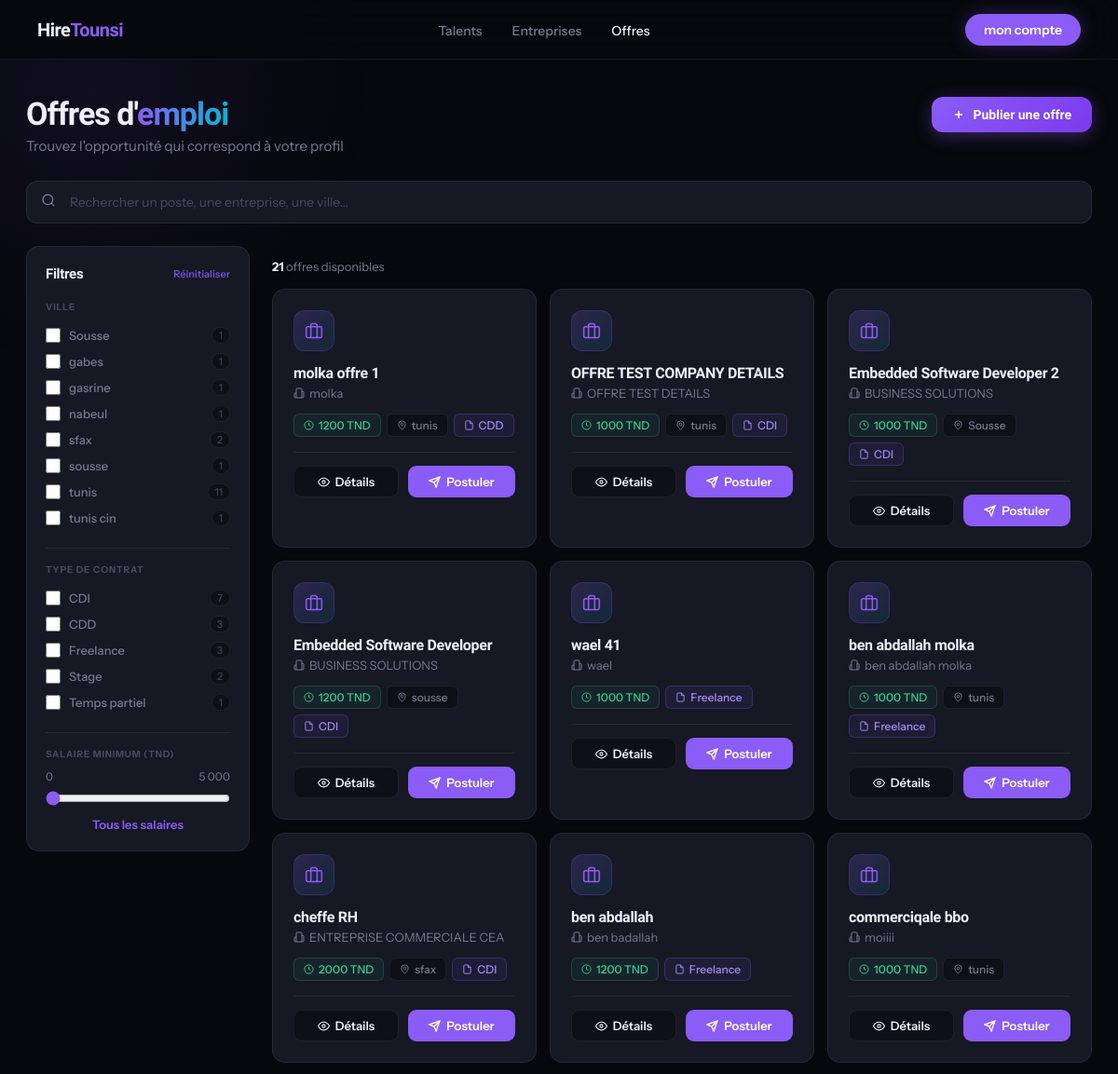
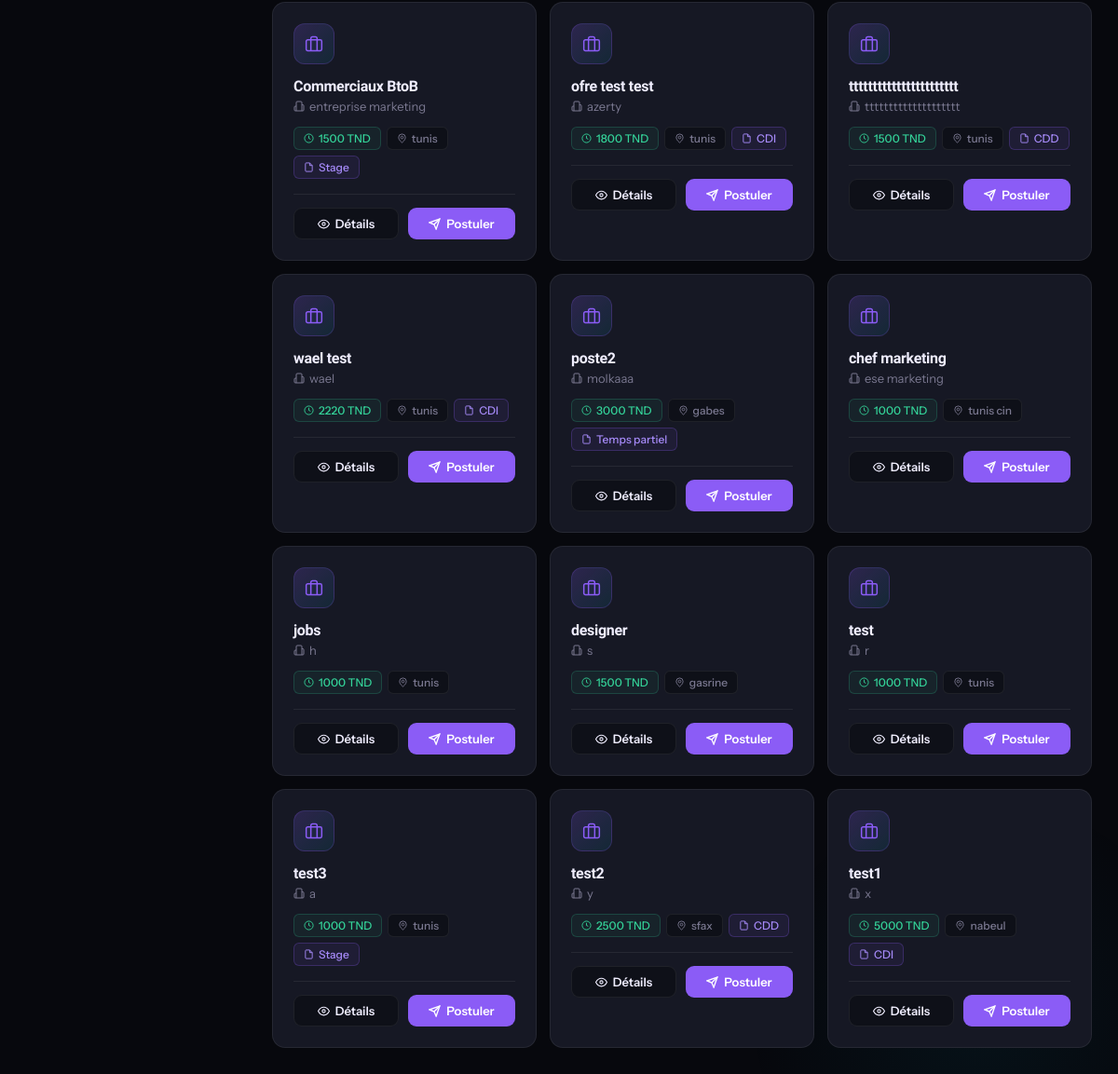
/jobs.php, run on the app's committed database (2 pictures, top to bottom).
### tables this page shows
CREATE TABLE `jobs` (
  `id` int(11) NOT NULL,
  `title` varchar(255) DEFAULT NULL,
  `company` varchar(255) DEFAULT NULL,
  `salary` varchar(100) DEFAULT NULL,
  `salary_max` varchar(100) DEFAULT NULL,
  `city` varchar(100) DEFAULT NULL,
  `description` text DEFAULT NULL,
  `created_at` timestamp NOT NULL DEFAULT current_timestamp(),
  `status` varchar(20) DEFAULT 'pending',
  `user_id` int(11) DEFAULT NULL,
  `contract_type` varchar(50) DEFAULT NULL,
  `category` varchar(100) DEFAULT NULL,
  `experience_level` varchar(100) DEFAULT NULL,
  `recruiter_type` varchar(50) DEFAULT NULL,
  `external_apply` tinyint(1) DEFAULT 0,
  `external_url` text DEFAULT NULL,
  `questions` longtext DEFAULT NULL,
  `company_id` int(11) DEFAULT NULL
);

### jobs.php (the view, shortened to what this page needs)
<?php
include "config.php";
$stmt = $pdo->query("SELECT * FROM jobs WHERE status='approved' ORDER BY id DESC");
$jobs = $stmt->fetchAll();
?>
<!DOCTYPE html>
<html lang="fr">
<head>
</head>
<body>
<nav>
  <a href="index.html" class="nav-logo">Hire<span>Tounsi</span></a>
  <ul class="nav-links">
    <li><a href="talents.php">Talents</a></li>
    <li><a href="companies.php">Entreprises</a></li>
    <li><a href="jobs.php" style="color:var(--text)">Offres</a></li>
  </ul>
  <a href="dashboard.php" class="btn-nav">mon compte</a>
</nav>
<main>
  <div class="page-header">
    <div class="page-header-text">
      <h1>Offres d'<span>emploi</span></h1>
      <p>Trouvez l'opportunité qui correspond à votre profil</p>
    </div>
    <button id="openJobModal" class="btn">
      <svg width="14" height="14" viewBox="0 0 24 24" fill="none" stroke="currentColor" stroke-width="2.5"><path d="M12 5v14M5 12h14"/></svg>
      Publier une offre
    </button>
  </div>
  <div class="search-wrapper">
    <span class="search-icon">
    </span>
    <input id="searchInput" class="search-input" placeholder="Rechercher un poste, une entreprise, une ville…">
  </div>
  <div class="body-layout">
    <div class="filters-sidebar">
      <div class="filters-header">
        <span class="filters-title">Filtres</span>
        <button class="filters-reset" id="resetFilters">Réinitialiser</button>
      </div>
      <div class="filter-section">
        <div class="filter-section-title">Ville</div>
        <?php
          $cities = array_unique(array_filter(array_column($jobs, 'city')));
          sort($cities);
          foreach($cities as $city):
            $cnt = count(array_filter($jobs, fn($j) => $j['city'] === $city));
        ?>
        <label class="filter-option">
          <input type="checkbox" class="filter-city" value="<?= htmlspecialchars($city) ?>">
          <span class="filter-label"><?= htmlspecialchars($city) ?></span>
          <span class="filter-count"><?= $cnt ?></span>
        </label>
        <?php endforeach; ?>
      </div>
      <div class="filter-divider"></div>
      <div class="filter-section">
        <div class="filter-section-title">Type de contrat</div>
        <?php
          $contractTypes = ['CDI','CDD','Freelance','Stage','Temps partiel'];
          foreach($contractTypes as $ct):
            $cnt = count(array_filter($jobs, fn($j) => ($j['contract_type'] ?? '') === $ct));
        ?>
        <label class="filter-option">
          <input type="checkbox" class="filter-contract" value="<?= $ct ?>">
          <span class="filter-label"><?= $ct ?></span>
          <span class="filter-count"><?= $cnt ?></span>
        </label>
        <?php endforeach; ?>
      </div>
      <div class="filter-divider"></div>
      <div class="filter-section">
        <div class="filter-section-title">Salaire minimum (TND)</div>
        <div class="salary-labels"><span>0</span><span>5 000</span></div>
        <input type="range" id="salaryRange" min="0" max="5000" step="100" value="0">
        <div class="salary-display" id="salaryDisplay">Tous les salaires</div>
      </div>
    </div>
    <div>
      <div class="results-count" id="resultsCount">
        <b><?= count($jobs) ?></b> offre<?= count($jobs)>1?'s':'' ?> disponible<?= count($jobs)>1?'s':'' ?>
      </div>
      <div class="grid" id="jobsGrid">
      <?php foreach($jobs as $job): ?>
        <div class="card"
          data-title="<?= strtolower(htmlspecialchars($job['title'])) ?>"
          data-company="<?= strtolower(htmlspecialchars($job['company'])) ?>"
          data-city="<?= htmlspecialchars($job['city'] ?? '') ?>"
          data-salary="<?= (int)($job['salary'] ?? 0) ?>"
          data-contract="<?= htmlspecialchars($job['contract_type'] ?? '') ?>"
        >
          <div class="card-icon">
            <svg width="20" height="20" viewBox="0 0 24 24" fill="none" stroke="currentColor" stroke-width="1.8">
              <rect width="20" height="14" x="2" y="7" rx="2"/>
              <path d="M16 21V5a2 2 0 0 0-2-2h-4a2 2 0 0 0-2 2v16"/>
            </svg>
          </div>
          <h3><?= htmlspecialchars($job['title']) ?></h3>
          <div class="card-company">
            <svg width="12" height="12" viewBox="0 0 24 24" fill="none" stroke="currentColor" stroke-width="2"><path d="M6 22V4a2 2 0 0 1 2-2h8a2 2 0 0 1 2 2v18Z"/><path d="M6 12H4a2 2 0 0 0-2 2v6a2 2 0 0 0 2 2h2"/><path d="M18 9h2a2 2 0 0 1 2 2v9a2 2 0 0 1-2 2h-2"/></svg>
            <?= htmlspecialchars($job['company']) ?>
          </div>
          <div class="card-meta">
            <?php if(!empty($job['salary'])): ?>
            <span class="chip salary">
              <svg width="11" height="11" viewBox="0 0 24 24" fill="none" stroke="currentColor" stroke-width="2"><circle cx="12" cy="12" r="10"/><path d="M12 6v6l4 2"/></svg>
              <?= htmlspecialchars($job['salary']) ?> TND
            </span>
            <?php endif; ?>
            <?php if(!empty($job['city'])): ?>
            <span class="chip">
              <svg width="11" height="11" viewBox="0 0 24 24" fill="none" stroke="currentColor" stroke-width="2"><path d="M20 10c0 6-8 12-8 12s-8-6-8-12a8 8 0 0 1 16 0Z"/><circle cx="12" cy="10" r="3"/></svg>
              <?= htmlspecialchars($job['city']) ?>
            </span>
            <?php endif; ?>
            <?php if(!empty($job['contract_type'])): ?>
            <span class="chip contract">
              <svg width="11" height="11" viewBox="0 0 24 24" fill="none" stroke="currentColor" stroke-width="2"><path d="M14 2H6a2 2 0 0 0-2 2v16a2 2 0 0 0 2 2h12a2 2 0 0 0 2-2V8z"/><polyline points="14 2 14 8 20 8"/></svg>
              <?= htmlspecialchars($job['contract_type']) ?>
            </span>
            <?php endif; ?>
          </div>
          <div class="card-divider"></div>
          <div class="card-actions">
            <a href="job_details.php?id=<?= $job['id'] ?>" class="btn-details">
              <svg width="13" height="13" viewBox="0 0 24 24" fill="none" stroke="currentColor" stroke-width="2">
                <path d="M1 12s4-8 11-8 11 8 11 8-4 8-11 8S1 12 1 12z"/>
                <circle cx="12" cy="12" r="3"/>
              </svg>
              Détails
            </a>
            <button class="btn-apply" data-id="<?= $job['id'] ?>">
              <svg width="13" height="13" viewBox="0 0 24 24" fill="none" stroke="currentColor" stroke-width="2.5">
                <path d="M22 2 11 13"/>
                <path d="M22 2 15 22l-4-9-9-4 20-7z"/>
              </svg>
              Postuler
            </button>
          </div>
        </div>
      <?php endforeach; ?>
      </div>
    </div>
  </div>
</main>
</body>
</html>

### data on the page
jobs: title "molka offre 1", company "molka", salary "1200", city "tunis", contract_type "CDD"
jobs: title "OFFRE TEST COMPANY DETAILS", company "OFFRE TEST DETAILS", salary "1000", city "tunis", contract_type "CDI"
jobs: title "Embedded Software Developer 2", company "BUSINESS SOLUTIONS", salary "1000", city "Sousse", contract_type "CDI"
jobs: title "Embedded Software Developer", company "BUSINESS SOLUTIONS", salary "1200", city "sousse", contract_type "CDI"
jobs: title "wael 41", company "wael", salary "1000", contract_type "Freelance"
jobs: title "ben abdallah molka", company "ben abdallah molka", salary "1000", city "tunis", contract_type "Freelance"
jobs: title "cheffe RH", company "ENTREPRISE COMMERCIALE CEA", salary "2000", city "sfax", contract_type "CDI"
jobs: title "ben abdallah", company "ben badallah", salary "1200", contract_type "Freelance"
jobs: title "commerciqale bbo", company "moiiii", salary "1000", city "tunis"
jobs: title "Commerciaux BtoB", company "entreprise marketing", salary "1500", city "tunis", contract_type "Stage"
jobs: title "ofre test test", company "azerty", salary "1800", city "tunis", contract_type "CDI"
jobs: title "ttttttttttttttttttttttt", company "tttttttttttttttttttt", salary "1500", city "tunis", contract_type "CDD"
jobs: title "wael test", company "wael", salary "2220", city "tunis", contract_type "CDI"
jobs: title "poste2", company "molkaaa", salary "3000", city "gabes", contract_type "Temps partiel"
jobs: title "chef marketing", company "ese marketing", salary "1000", city "tunis cin"
jobs: title "jobs", company "h", salary "1000", city "tunis"
jobs: title "designer", company "s", salary "1500", city "gasrine"
jobs: title "test", company "r", salary "1000", city "tunis"
jobs: title "test3", company "a", salary "1000", city "tunis", contract_type "Stage"
jobs: title "test2", company "y", salary "2500", city "sfax", contract_type "CDD"
jobs: title "test1", company "x", salary "5000", city "nabeul", contract_type "CDI"

### other printed values
$city "Sousse"
$cnt "1"
$city "gabes"
$city "gasrine"
$city "nabeul"
$city "sfax"
$cnt "2"
$city "sousse"
$city "tunis"
$cnt "11"
$city "tunis cin"
$ct "CDI"
$cnt "7"
$ct "CDD"
$cnt "3"
